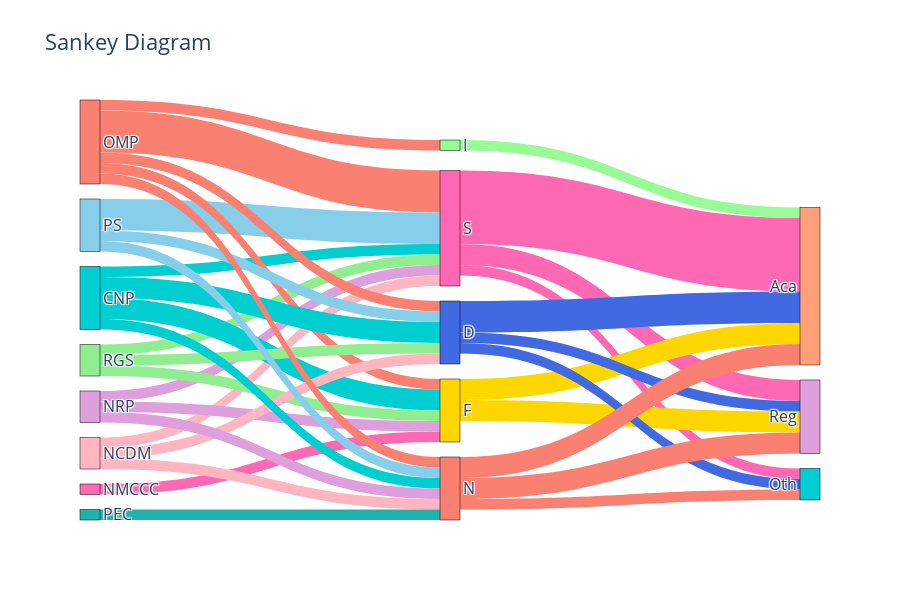

Notebook code for this chart:
### Code cell
source_totals = {}
for source in sources:
    source_totals[source] = df[source].sum()

sources = sorted(source_totals.keys(), key=lambda x: source_totals[x], reverse=True)

nodes = sources + finds + destinations
node_indices = {name: i for i, name in enumerate(nodes)}

links = []
colors = []

for _, row in df.iterrows():
    for source in sources:
        value = row[source]
        if value > 0:
            links.append((source, row['LABEL'], value))
            colors.append(node_colors[source]) 

for _, row in df.iterrows():
    for destination in destinations:
        value = row[destination]
        if value > 0:
            links.append((row['LABEL'], destination, value))
            colors.append(node_colors[row['LABEL']]) 

sankey_links = {
    "source": [node_indices[src] for src, tgt, val in links],
    "target": [node_indices[tgt] for src, tgt, val in links],
    "value": [val for src, tgt, val in links],
    "color": colors
}

fig = go.Figure(go.Sankey(
    node=dict(
        pad=15,
        thickness=20,
        line=dict(color="black", width=0.5),
        label=nodes,
        color=[node_colors[node] for node in nodes]  # Set node colors
    ),
    link=sankey_links
))

fig.update_layout(
    title_text="Sankey Diagram", 
    font_size=16,
    height=600
)

fig.show()

### Figure 1 — Plotly figure (JSON) as saved in the notebook; plotly's stock layout.template omitted (floating-point values rounded to 4 significant figures)
{"data": [{"link": {"color": ["#FA8072", "#00CED1", "#87CEEB", "#DDA0DD", "#FFB6C1", "#90EE90", "#FA8072", "#00CED1", "#DDA0DD", "#90EE90", "#FF69B4", "#FA8072", "#00CED1", "#87CEEB", "#FFB6C1", "#90EE90", "#FA8072", "#00CED1", "#87CEEB", "#DDA0DD", "#FFB6C1", "#20B2AA", "#FA8072", "#FF69B4", "#FF69B4", "#FF69B4", "#FFD700", "#FFD700", "#4169E1", "#4169E1", "#4169E1", "#FA8072", "#FA8072", "#FA8072", "#98FB98"], "source": [0, 1, 2, 3, 4, 5, 0, 1, 3, 5, 6, 0, 1, 2, 4, 5, 0, 1, 2, 3, 4, 7, 0, 8, 8, 8, 9, 9, 10, 10, 10, 11, 11, 11, 12], "target": [8, 8, 8, 8, 8, 8, 9, 9, 9, 9, 9, 10, 10, 10, 10, 10, 11, 11, 11, 11, 11, 11, 12, 13, 14, 15, 13, 14, 13, 14, 15, 13, 14, 15, 14], "value": [4, 1, 3, 1, 1, 1, 1, 2, 1, 1, 1, 1, 2, 1, 1, 1, 1, 1, 1, 1, 1, 1, 1, 2, 7, 1, 2, 2, 1, 3, 1, 2, 2, 1, 1]}, "node": {"color": ["#FA8072", "#00CED1", "#87CEEB", "#DDA0DD", "#FFB6C1", "#90EE90", "#FF69B4", "#20B2AA", "#FF69B4", "#FFD700", "#4169E1", "#FA8072", "#98FB98", "#DDA0DD", "#FFA07A", "#00CED1"], "label": ["OMP", "CNP", "PS", "NRP", "NCDM", "RGS", "NMCCC", "PEC", "S", "F", "D", "N", "I", "Reg", "Aca", "Oth"], "line": {"color": "black", "width": 0.5}, "pad": 15, "thickness": 20}, "type": "sankey"}], "layout": {"font": {"size": 16}, "height": 600, "title": {"text": "Sankey Diagram"}}}
